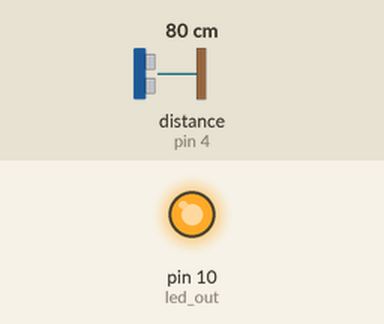
Recording of a sketch running on a simulated Arduino Uno, built with avr-gcc and run on an emulated ATmega328P. On the bench: output pins drawn as LEDs (lit = HIGH). Inputs (shaded band) come from the test bench; at power-on: distance to the obstacle (sensor on pin 4) 80 cm. The echo pulse lasts 58.3 µs per cm.

Above: at 2.6 s.
At 5.2 s:
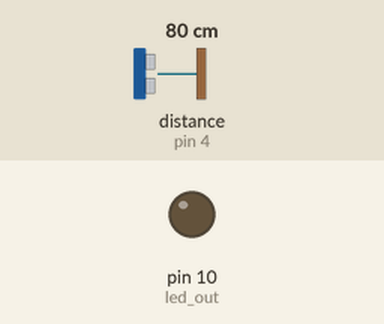
Timing chart, 0 to 6.7 s (numbered marks = the images above):
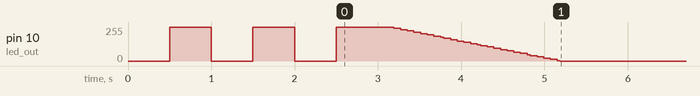

Measured:
- by itself, pin 10 (led_out): ramps from 255/255 to 0/255 and jumps back, once every 1.0 s

The sketch:

presence_light.ino
```cpp
#include <Ultrasonic.h> //https://github.com/filipeflop/Ultrasonic
#include <Narcoleptic.h> //https://github.com/brabl2/narcoleptic

#define trigger_pin 2
#define echo_pin 4
#define led_out 10
#define distance 120
//#define DEBUG //Comment out this line to disable DEBUG

#ifdef DEBUG
 #define debug_begin(x) Serial.begin(x);
 #define debug_print(x) Serial.print(x);
 #define debug_println(x) Serial.println(x);
 #define debug_flush(x) Serial.flush(x);
#else
 #define debug_begin(x)
 #define debug_print(x)
 #define debug_println(x)
 #define debug_flush(x)
#endif

Ultrasonic ultrasonic(trigger_pin, echo_pin);
long n = 0;
int m, i = 0;
float cmMsec;
long microsec;

void turnon() {
 for(n=0; n<1000; n++) { //Takes 2s
  for(m=0; m<2; m++) {
   digitalWrite(10, LOW);
   delayMicroseconds(n);
   digitalWrite(10, HIGH);
   delayMicroseconds(1000-n);
  }
 }
digitalWrite(10, LOW);
}

void turnoff() {
 for(n=1000; n>0; n--) { //Takes 2s
  for(m=0; m<2; m++) {
   digitalWrite(10, LOW);
   delayMicroseconds(n);
   digitalWrite(10, HIGH);
   delayMicroseconds(1000-n);
  }
 }
}

void setup() {
  debug_begin(9600);
  pinMode(led_out, OUTPUT);

  for(i=0;i<3;i++) { //Blinks 3 times when it starts
   digitalWrite(led_out, LOW);
   Narcoleptic.delay(500);
   digitalWrite(led_out, HIGH);
   Narcoleptic.delay(500);
  }
}

void dist_measure() {
  microsec = ultrasonic.timing(); //Read sensor data (inches and cm)
  cmMsec = ultrasonic.convert(microsec, Ultrasonic::CM);
  debug_print("Distance (cm): ");
  debug_println(cmMsec);
  debug_flush();
}

void loop() {
 dist_measure();
 Narcoleptic.delay(100);

  if(cmMsec <= distance) {
   debug_println("Measuring again..."); //Measures again to avoid errors
   dist_measure();

   if(cmMsec <= 120) {
    debug_println("Obstacle detected!");
    turnon();

    for(i=0;i<18;i++) { //Takes 90s (excluding time to turn on/off)
     Narcoleptic.delay(5000); //Library doesn't accept more than 8s delay (uses the  WDT)
    }

    turnoff();
   }
   else { //If second measure doesn't mach, gives a delay before returning to main loop
    Narcoleptic.delay(100);
   }
  }
}
```
